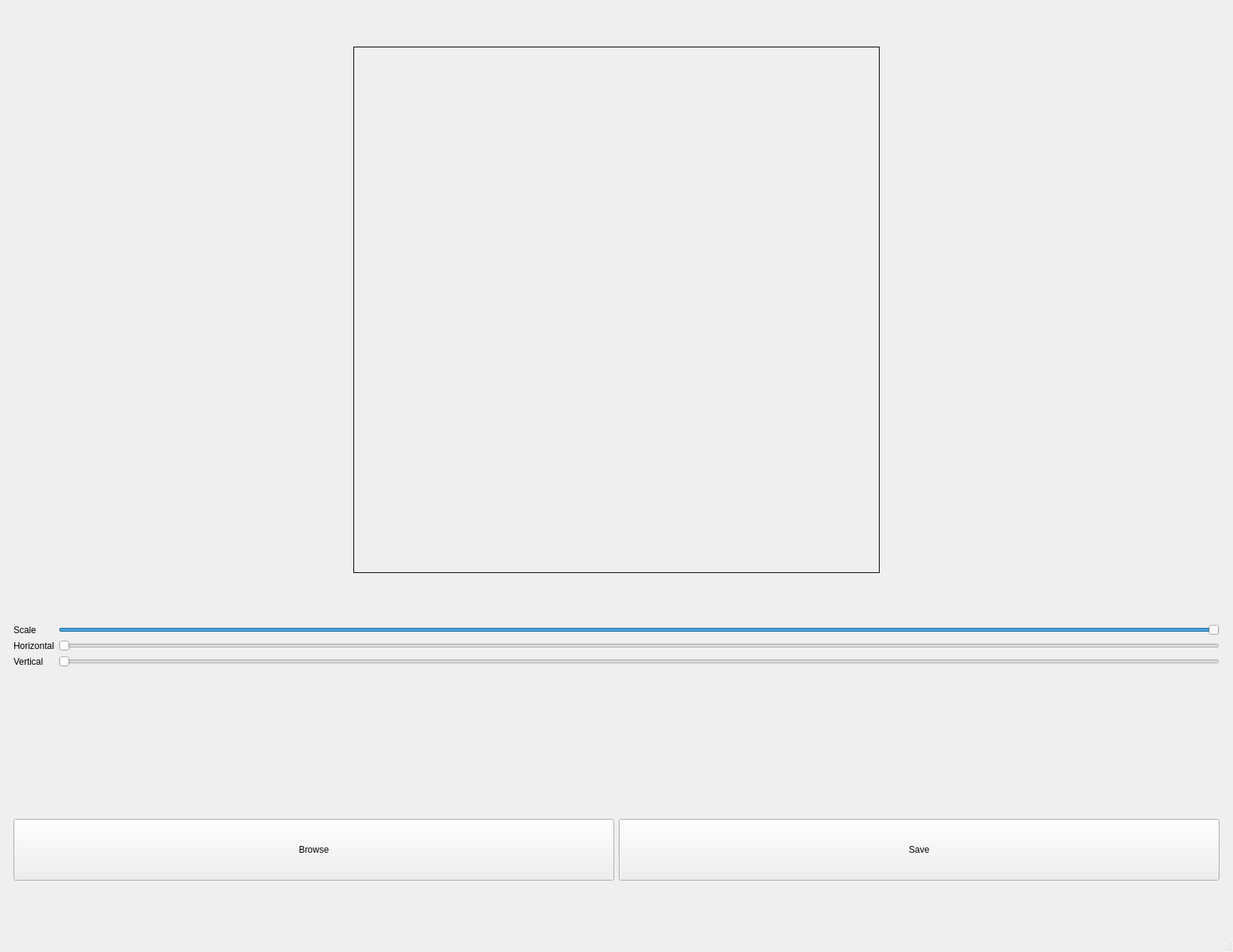
<?xml version="1.0" encoding="UTF-8"?>
<ui version="4.0">
 <class>MainWindow</class>
 <widget class="QMainWindow" name="MainWindow">
  <property name="geometry">
   <rect>
    <x>0</x>
    <y>0</y>
    <width>1640</width>
    <height>1266</height>
   </rect>
  </property>
  <property name="windowTitle">
   <string>MainWindow</string>
  </property>
  <widget class="QWidget" name="centralwidget">
   <layout class="QVBoxLayout" name="verticalLayout">
    <item>
     <layout class="QHBoxLayout" name="horizontalLayout">
      <item>
       <widget class="QLabel" name="productImage">
        <property name="sizePolicy">
         <sizepolicy hsizetype="Fixed" vsizetype="Preferred">
          <horstretch>0</horstretch>
          <verstretch>0</verstretch>
         </sizepolicy>
        </property>
        <property name="maximumSize">
         <size>
          <width>700</width>
          <height>700</height>
         </size>
        </property>
        <property name="frameShape">
         <enum>QFrame::Box</enum>
        </property>
        <property name="text">
         <string/>
        </property>
       </widget>
      </item>
     </layout>
    </item>
    <item>
     <widget class="QFrame" name="formFrame">
      <property name="maximumSize">
       <size>
        <width>16777215</width>
        <height>200</height>
       </size>
      </property>
      <layout class="QFormLayout" name="formLayout">
       <item row="0" column="0">
        <widget class="QLabel" name="label">
         <property name="text">
          <string>Scale</string>
         </property>
        </widget>
       </item>
       <item row="0" column="1">
        <widget class="QSlider" name="scaleSlider">
         <property name="minimum">
          <number>1</number>
         </property>
         <property name="maximum">
          <number>100</number>
         </property>
         <property name="value">
          <number>100</number>
         </property>
         <property name="orientation">
          <enum>Qt::Horizontal</enum>
         </property>
        </widget>
       </item>
       <item row="5" column="0">
        <widget class="QLabel" name="label_2">
         <property name="text">
          <string>Vertical</string>
         </property>
        </widget>
       </item>
       <item row="5" column="1">
        <widget class="QSlider" name="vSlider">
         <property name="minimum">
          <number>1</number>
         </property>
         <property name="maximum">
          <number>100</number>
         </property>
         <property name="orientation">
          <enum>Qt::Horizontal</enum>
         </property>
        </widget>
       </item>
       <item row="1" column="0">
        <widget class="QLabel" name="label_3">
         <property name="text">
          <string>Horizontal</string>
         </property>
        </widget>
       </item>
       <item row="1" column="1">
        <widget class="QSlider" name="hSlider">
         <property name="minimum">
          <number>1</number>
         </property>
         <property name="maximum">
          <number>100</number>
         </property>
         <property name="orientation">
          <enum>Qt::Horizontal</enum>
         </property>
        </widget>
       </item>
      </layout>
     </widget>
    </item>
    <item>
     <widget class="QFrame" name="horizontalFrame_2">
      <property name="maximumSize">
       <size>
        <width>16777215</width>
        <height>100</height>
       </size>
      </property>
      <layout class="QHBoxLayout" name="horizontalLayout_2">
       <item>
        <widget class="QPushButton" name="browseBtn">
         <property name="maximumSize">
          <size>
           <width>16777215</width>
           <height>100</height>
          </size>
         </property>
         <property name="text">
          <string>Browse</string>
         </property>
        </widget>
       </item>
       <item>
        <widget class="QPushButton" name="saveBtn">
         <property name="maximumSize">
          <size>
           <width>16777215</width>
           <height>100</height>
          </size>
         </property>
         <property name="text">
          <string>Save</string>
         </property>
        </widget>
       </item>
      </layout>
     </widget>
    </item>
   </layout>
  </widget>
  <widget class="QMenuBar" name="menubar">
   <property name="geometry">
    <rect>
     <x>0</x>
     <y>0</y>
     <width>1640</width>
     <height>39</height>
    </rect>
   </property>
  </widget>
  <widget class="QStatusBar" name="statusbar"/>
 </widget>
 <resources/>
 <connections/>
</ui>
